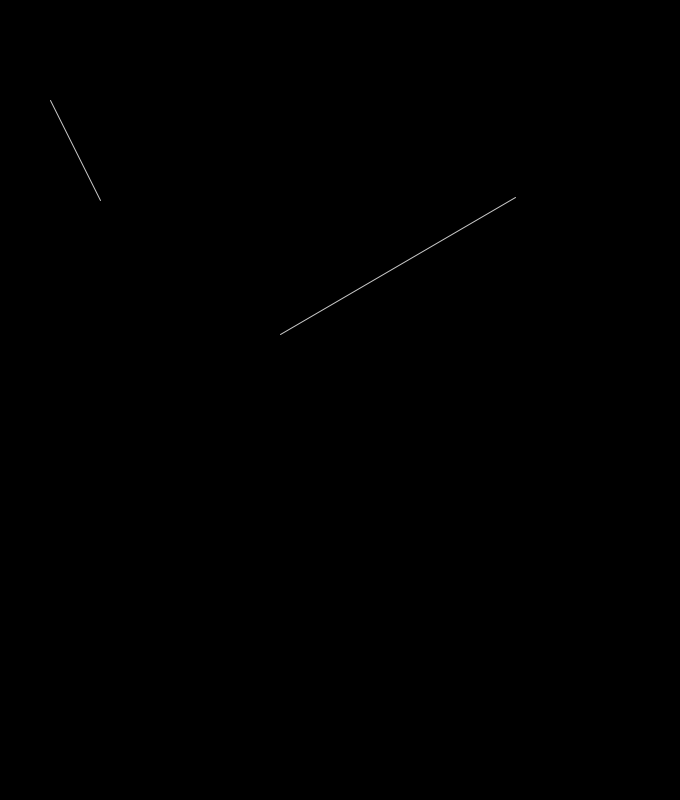
Frame 1 (no input)
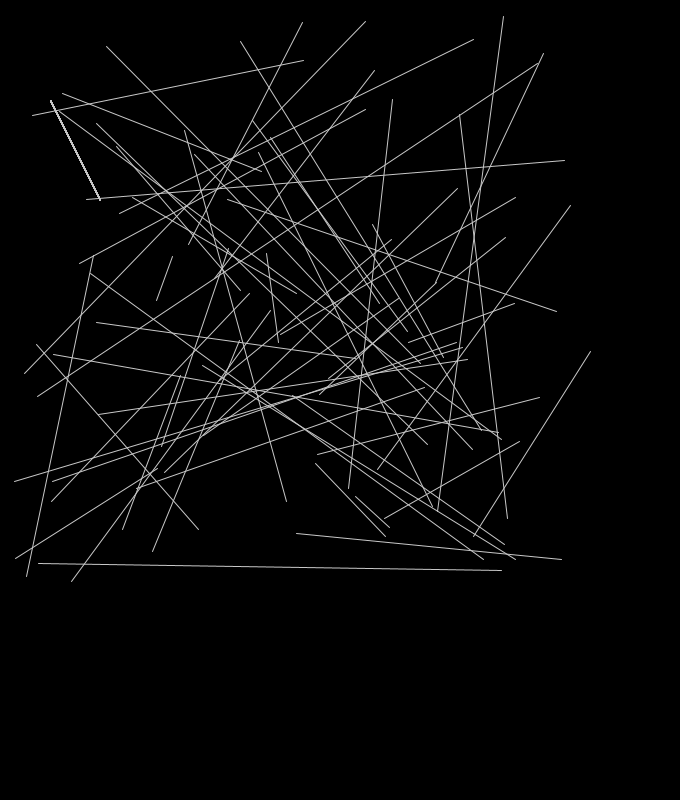
Frame 60 (the mouse pressed at the canvas centre just before this capture)
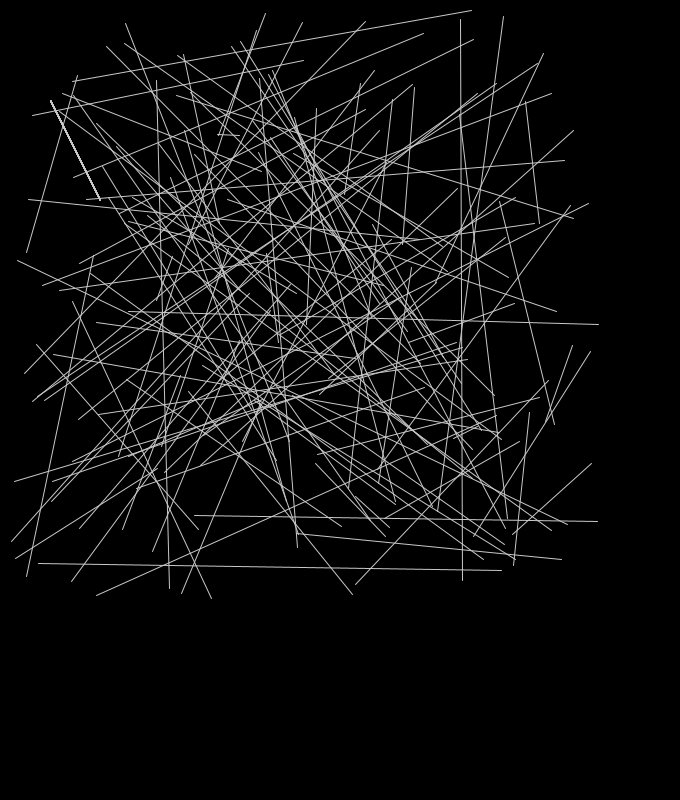
Frame 120 (the mouse held since frame 60 and released just before this capture)

The Processing sketch that drew these frames (run headless with seeded random() and noise(); from frame 60 on, the mouse is pressed at the canvas centre):

// Processing sketch: processing_12192
// ── processing_12192.pde

 void setup () {  

  size(680,800);  
  background(0);  

}  
   
void draw() {  
  fill(100);
  stroke(100);  

  fill(random(255),random(200),random(150),random(200));  
  stroke(200);
  line(100,200,50,100);  

 line(random(10,600),random(10,600),random(10,600),random(10,600));  

}  
